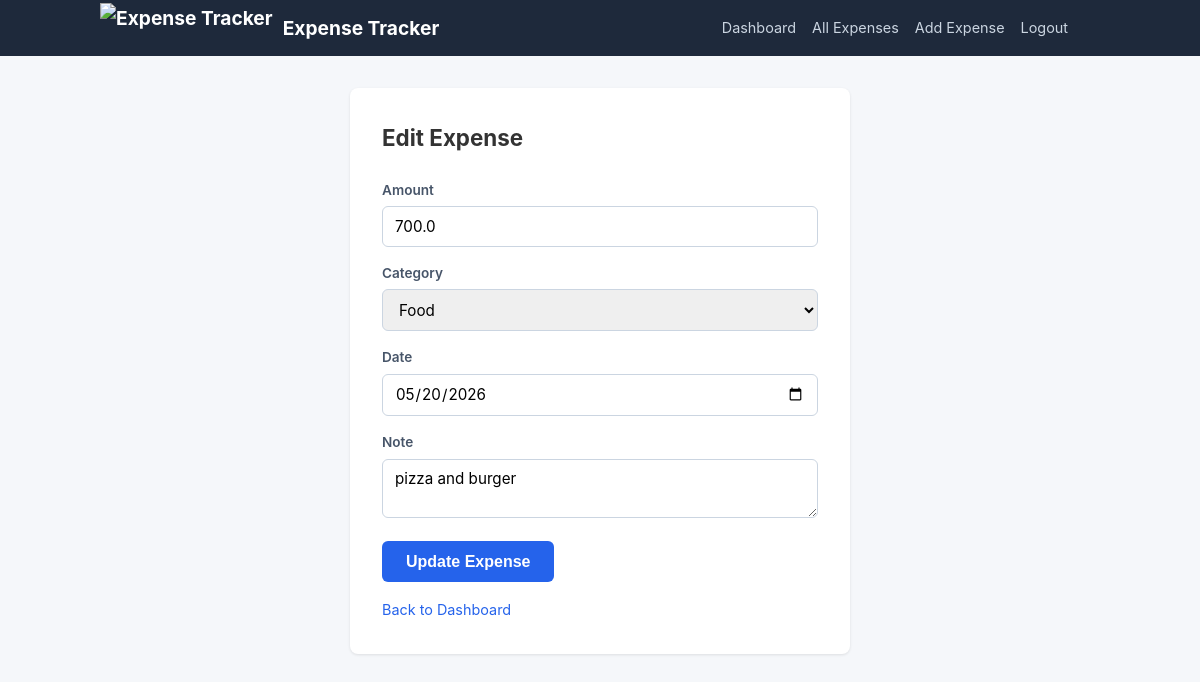
The app's page /edit/2 (signed in) with its own data.
### tables this page shows
CREATE TABLE expenses (
    id INTEGER PRIMARY KEY AUTOINCREMENT,
    user_id INTEGER NOT NULL,
    amount REAL NOT NULL,
    category TEXT NOT NULL,
    date TEXT NOT NULL,
    note TEXT DEFAULT '',
    FOREIGN KEY (user_id) REFERENCES users(id)
);

### web_app/app.py (the view, shortened to what this page needs)
@app.route('/edit/<int:expense_id>', methods=['GET', 'POST'])
def edit_expense(expense_id):
    if 'user_id' not in session:
        return redirect('/login')
    db = get_db()
    try:
        expense = db.execute(
            'SELECT * FROM expenses WHERE id = ?', (expense_id,)
        ).fetchone()
    except Exception:
        abort(500)
    if not expense:
        abort(404)
    if expense['user_id'] != session['user_id']:
        abort(403)
    error = None
    form_data = {
        'amount': expense['amount'],
        'category': expense['category'],
        'date': expense['date'],
        'note': expense['note'] or '',
    }
    return render_template('add_expense.html', error=error, form_data=form_data,
                           categories=ALLOWED_CATEGORIES, edit_mode=True, expense_id=expense_id)

### web_app/app.py (called while the page is built)
def get_db():
    if 'db' not in g:
        g.db = sqlite3.connect(DATABASE)
        g.db.row_factory = sqlite3.Row
    return g.db

### web_app/templates/add_expense.html (shortened to what this page needs)
{% extends "base.html" %}
{% block content %}
<div class="expense-form">
    <h1>{% if edit_mode %}Edit Expense{% else %}Add Expense{% endif %}</h1>
    <form method="POST" action="{% if edit_mode %}/edit/{{ expense_id }}{% else %}/add{% endif %}">
        <label for="amount">Amount</label>
        <input type="number" id="amount" name="amount" step="0.01" min="0.01"
               value="{{ form_data.get('amount', '') }}" required>
        <label for="category">Category</label>
        <select id="category" name="category" required>
            {% for cat in categories %}
            <option value="{{ cat }}" {% if form_data.get('category') == cat %}selected{% endif %}>{{ cat }}</option>
            {% endfor %}
        </select>
        <label for="date">Date</label>
        <input type="date" id="date" name="date"
               value="{{ form_data.get('date', '') }}" required>
        <label for="note">Note</label>
        <textarea id="note" name="note" rows="2">{{ form_data.get('note', '') }}</textarea>
        <button type="submit">{% if edit_mode %}Update Expense{% else %}Add Expense{% endif %}</button>
    </form>
    <a href="/" class="back-link">Back to Dashboard</a>
</div>
{% endblock %}

### web_app/static/style.css (style rules this page uses)
* { margin: 0; padding: 0; box-sizing: border-box; }
body { font-family: -apple-system, BlinkMacSystemFont, "Segoe UI", Roboto, sans-serif; background: #f5f7fa; color: #333; line-height: 1.6; }
a { color: #2563eb; text-decoration: none; }
.expense-form { max-width: 500px; margin: 2rem auto; background: #fff; padding: 2rem; border-radius: 8px; box-shadow: 0 1px 3px rgba(0, 0, 0, 0.1); }
.expense-form h1 { margin-bottom: 1.5rem; font-size: 1.4rem; }
.expense-form label { display: block; margin-bottom: 0.3rem; font-size: 0.85rem; font-weight: 600; color: #475569; }
.expense-form input, .expense-form select, .expense-form textarea { width: 100%; padding: 0.6rem 0.75rem; border: 1px solid #cbd5e1; border-radius: 6px; font-size: 0.95rem; margin-bottom: 1rem; font-family: inherit; }
.expense-form button { padding: 0.7rem 1.5rem; background: #2563eb; color: #fff; border: none; border-radius: 6px; font-size: 1rem; font-weight: 600; cursor: pointer; }
.back-link { display: inline-block; margin-top: 1rem; font-size: 0.9rem; }

### records on screen
expenses: amount "700.0", category "Food", date "05/20/2026", note "pizza and burger"
